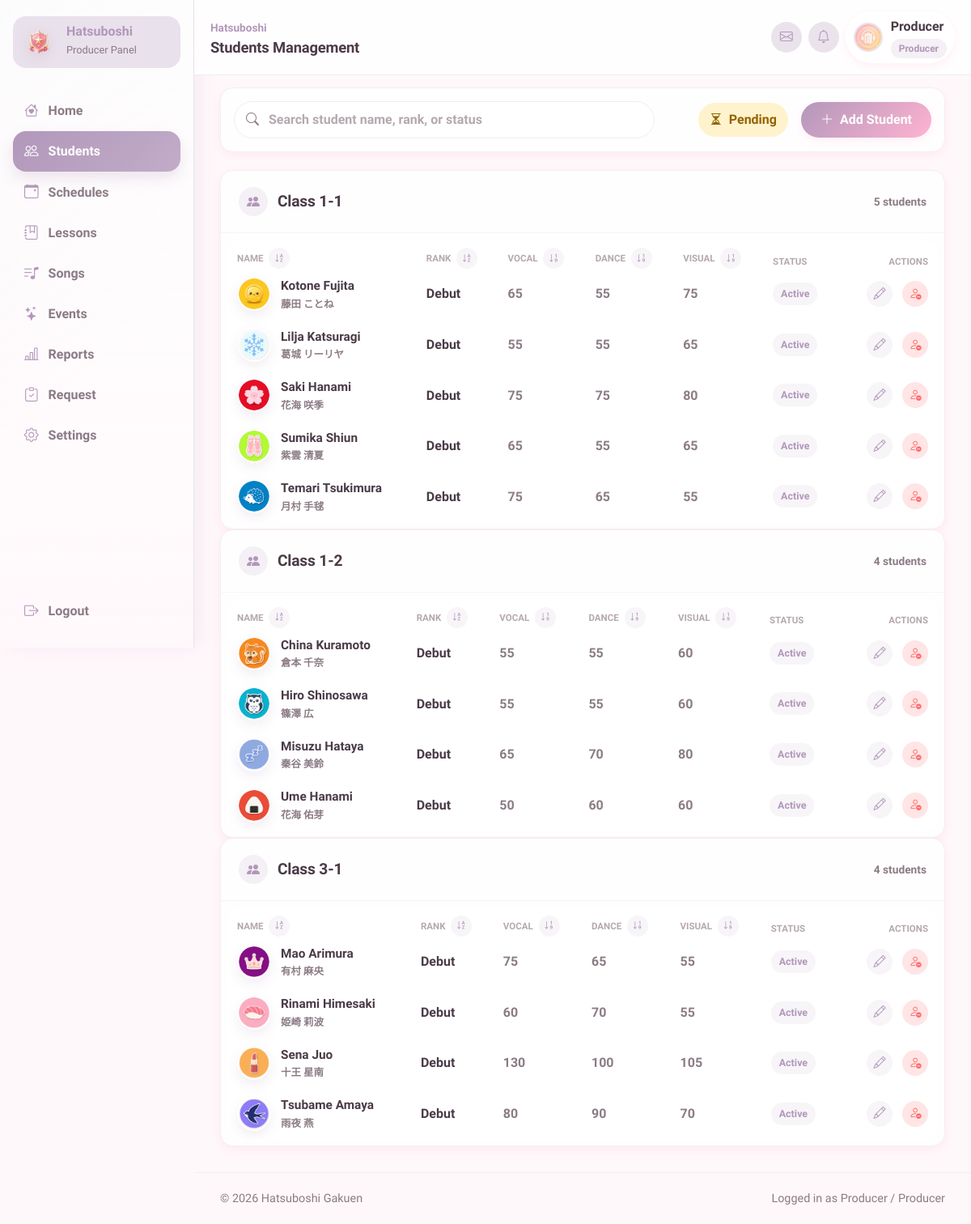
The app's page /producer/students.php (signed in) with its own data.
### tables this page shows
CREATE TABLE `students` (
  `id` int(11) NOT NULL AUTO_INCREMENT,
  `user_id` int(11) NOT NULL,
  `name` varchar(100) NOT NULL,
  `name_jp` varchar(100) DEFAULT NULL,
  `birthday` date DEFAULT NULL,
  `zodiac` varchar(30) DEFAULT NULL,
  `blood_type` char(2) DEFAULT NULL,
  `height` int(11) DEFAULT NULL,
  `weight` int(11) DEFAULT NULL,
  `three_size` varchar(20) DEFAULT NULL,
  `hometown` varchar(50) DEFAULT NULL,
  `hobbies` text DEFAULT NULL,
  `special_skill` text DEFAULT NULL,
  `school_year` varchar(20) DEFAULT NULL,
  `rank` varchar(10) GENERATED ALWAYS AS (case when (`vocal` + `dance` + `visual`) * 2.3 >= 35000 then 'S5' when (`vocal` + `dance` + `visual`) * 2.3 >= 26000 then 'S4' when (`vocal` + `dance` + `visual`) * 2.3 >= 23000 then 'SSS+' when (`vocal` + `dance` + `visual`) * 2.3 >= 20000 then 'SSS' when (`vocal` + `dance` + `visual`) * 2.3 >= 16000 then 'SS' when (`vocal` + `dance` + `visual`) * 2.3 >= 14500 then 'S+' when (`vocal` + `dance` + `visual`) * 2.3 >= 13000 then 'S' when (`vocal` + `dance` + `visual`) * 2.3 >= 12000 then 'A+' when (`vocal` + `dance` + `visual`) * 2.3 >= 11000 then 'A' when (`vocal` + `dance` + `visual`) * 2.3 >= 10000 then 'B+' when (`vocal` + `dance` + `visual`) * 2.3 >= 9000 then 'B' when (`vocal` + `dance` + `visual`) * 2.3 >= 7500 then 'C+' when (`vocal` + `dance` + `visual`) * 2.3 >= 6500 then 'C' when (`vocal` + `dance` + `visual`) * 2.3 >= 5000 then 'D' when (`vocal` + `dance` + `visual`) * 2.3 >= 3000 then 'E' else 'Debut' end) STORED,
  `vocal` int(11) NOT NULL DEFAULT 0,
  `dance` int(11) NOT NULL DEFAULT 0,
  `visual` int(11) NOT NULL DEFAULT 0,
  `bio` text DEFAULT NULL,
  `producer_id` int(11) DEFAULT NULL,
  `producer_status` enum('active','removal_pending','released','unassigned') DEFAULT 'unassigned',
  `created_at` datetime NOT NULL DEFAULT current_timestamp(),
  `updated_at` datetime NOT NULL DEFAULT current_timestamp() ON UPDATE current_timestamp(),
  PRIMARY KEY (`id`),
  UNIQUE KEY `uniq_students_user_id` (`user_id`),
  KEY `idx_students_producer_id` (`producer_id`),
  KEY `idx_students_rank` (`rank`),
  CONSTRAINT `fk_students_producer` FOREIGN KEY (`producer_id`) REFERENCES `users` (`id`) ON DELETE SET NULL ON UPDATE CASCADE,
  CONSTRAINT `fk_students_user` FOREIGN KEY (`user_id`) REFERENCES `users` (`id`) ON DELETE CASCADE ON UPDATE CASCADE
);

CREATE TABLE `users` (
  `id` int(11) NOT NULL AUTO_INCREMENT,
  `username` varchar(50) NOT NULL,
  `password` varchar(255) NOT NULL,
  `role` enum('admin','producer','teacher','student') NOT NULL,
  `avatar` varchar(255) DEFAULT NULL,
  `is_active` tinyint(1) NOT NULL DEFAULT 1,
  `created_at` datetime NOT NULL DEFAULT current_timestamp(),
  `updated_at` datetime NOT NULL DEFAULT current_timestamp() ON UPDATE current_timestamp(),
  `last_login` datetime DEFAULT NULL,
  `theme_primary_color` varchar(20) DEFAULT '#FF6B9D',
  `theme_secondary_color` varchar(20) DEFAULT '#FFB3D1',
  PRIMARY KEY (`id`),
  UNIQUE KEY `uniq_users_username` (`username`),
  KEY `idx_users_role` (`role`),
  KEY `idx_users_is_active` (`is_active`)
);

### producer/students.php (the view, shortened to what this page needs)
<?php
require_once '../config/database.php';
$stmt = $pdo->prepare(
    'SELECT id, username, theme_primary_color, theme_secondary_color
     FROM users
     WHERE id = ?
       AND role = ?
     LIMIT 1'
);
$stmt->execute([$_SESSION['id'], 'producer']);
$producer = $stmt->fetch();
$student_stmt = $pdo->prepare(
    'SELECT
        s.*,
        u.avatar
     FROM students s
     INNER JOIN users u ON u.id = s.user_id
     WHERE s.producer_id = ?
     ORDER BY s.school_year, s.name;'
);
$student_stmt->execute([$producer['id']]);
$student_info = $student_stmt->fetchAll();
$grouped_students = [];
foreach ($student_info as $student) {
    $student_class = $student['school_year'] ?: 'Unassigned Class';
    $grouped_students[$student_class][] = $student;
}
require_once '../includes/header.php';
require_once '../includes/sidebar.php';
?>
<main class="dashboard-main students-main">
    <section class="section-heading students-toolbar">
        <label class="students-search" for="studentSearch">
            <i class="bi bi-search" aria-hidden="true"></i>
            <input type="search" id="studentSearch" placeholder="Search student name, rank, or status">
        </label>
        <button type="button" class="students-pending-button" id="pendingStudentsButton" aria-pressed="false">
            <i class="bi bi-hourglass-split" aria-hidden="true"></i>
            Pending
        </button>
        <a href="/gakumas-sms/producer/student_add.php" class="btn btn-primary students-add-button">
            <i class="bi bi-plus-lg" aria-hidden="true"></i>
            Add Student
        </a>
    </section>
    <section data-producer-students-live-region>
        <?php if (empty($grouped_students)): ?>
            <div class="empty-dashboard-state">
                <strong>No students yet</strong>
                <p>Add a student to start managing your production roster.</p>
            </div>
        <?php else: ?>
            <?php foreach ($grouped_students as $class_name => $students): ?>
                <section class="students-class-section" data-student-class>
                <div class="students-class-heading">
                    <div>
                        <i class="bi bi-people-fill" aria-hidden="true"></i>
                        <h2><?= htmlspecialchars($class_name, ENT_QUOTES, 'UTF-8') ?></h2>
                    </div>
                    <span><?= count($students) ?> student<?= count($students) === 1 ? '' : 's' ?></span>
                </div>
                <div class="students-table-wrap">
                    <table class="table align-middle students-table">
                        <thead>
                            <tr>
                                <th>
                                    Name
                                    <button type="button" class="student-sort-button" data-sort-column="name" data-sort-direction="asc" aria-label="Sort name ascending">
                                        <i class="bi bi-sort-alpha-down" aria-hidden="true"></i>
                                    </button>
                                </th>
                                <th>
                                    Rank
                                    <button type="button" class="student-sort-button" data-sort-column="rank" data-sort-direction="asc" aria-label="Sort rank ascending">
                                        <i class="bi bi-sort-alpha-down" aria-hidden="true"></i>
                                    </button>
                                </th>
                                <th>
                                    Vocal
                                    <button type="button" class="student-sort-button" data-sort-column="vocal" data-sort-direction="asc" aria-label="Sort vocal ascending">
                                        <i class="bi bi-sort-numeric-down" aria-hidden="true"></i>
                                    </button>
                                </th>
                                <th>
                                    Dance
                                    <button type="button" class="student-sort-button" data-sort-column="dance" data-sort-direction="asc" aria-label="Sort dance ascending">
                                        <i class="bi bi-sort-numeric-down" aria-hidden="true"></i>
                                    </button>
                                </th>
                                <th>
                                    Visual
                                    <button type="button" class="student-sort-button" data-sort-column="visual" data-sort-direction="asc" aria-label="Sort visual ascending">
                                        <i class="bi bi-sort-numeric-down" aria-hidden="true"></i>
                                    </button>
                                </th>
                                <th>Status</th>
                                <th class="text-end">Actions</th>
                            </tr>
                        </thead>
                        <tbody>
                            <?php foreach ($students as $student): ?>
                                <?php
                                $student_id = (int) $student['id'];
                                $producer_status = $student['producer_status'] ?? 'active';
                                $producer_status_label = ucwords(str_replace('_', ' ', $producer_status));
                                $profile_avatar = trim((string) ($student['avatar'] ?? ''));
                                if ($profile_avatar !== '') {
                                    $avatar_path = str_replace('\\', '/', $profile_avatar);
                                    if (!str_starts_with($avatar_path, '/') && !preg_match('/^https?:\/\//i', $avatar_path)) {
                                        $avatar_path = '/gakumas-sms/assets/images/avatars/idols/' . rawurlencode($avatar_path);
                                    }
                                } else {
                                    $avatar_path = '/gakumas-sms/assets/images/avatars/default.webp';
                                }
                                $search_text = strtolower(
                                    implode(' ', [
                                        $student['name'] ?? '',
                                        $student['name_jp'] ?? '',
                                        $student['rank'] ?? '',
                                        $producer_status,
                                        $class_name,
                                    ])
                                );
                                ?>
                                <tr class="student-row"
                                    data-student-search="<?= htmlspecialchars($search_text, ENT_QUOTES, 'UTF-8') ?>"
                                    data-student-status="<?= htmlspecialchars($producer_status, ENT_QUOTES, 'UTF-8') ?>">
                                    <td data-sort-value="<?= htmlspecialchars($student['name'], ENT_QUOTES, 'UTF-8') ?>">
                                        <div class="student-name-cell">
                                            <img src="<?= htmlspecialchars($avatar_path, ENT_QUOTES, 'UTF-8') ?>"
                                                alt="<?= htmlspecialchars($student['name'], ENT_QUOTES, 'UTF-8') ?>"
                                                class="student-avatar">
                                            <div>
                                                <strong><?= htmlspecialchars($student['name'], ENT_QUOTES, 'UTF-8') ?></strong>
                                                <?php if (!empty($student['name_jp'])): ?>
                                                    <small lang="ja"><?= htmlspecialchars($student['name_jp'], ENT_QUOTES, 'UTF-8') ?></small>
                                                <?php endif; ?>
                                            </div>
                                        </div>
                                    </td>
                                    <td data-sort-value="<?= htmlspecialchars($student['rank'], ENT_QUOTES, 'UTF-8') ?>"><?= htmlspecialchars($student['rank'], ENT_QUOTES, 'UTF-8') ?></td>
                                    <td data-sort-value="<?= (int) $student['vocal'] ?>"><?= (int) $student['vocal'] ?></td>
                                    <td data-sort-value="<?= (int) $student['dance'] ?>"><?= (int) $student['dance'] ?></td>
                                    <td data-sort-value="<?= (int) $student['visual'] ?>"><?= (int) $student['visual'] ?></td>
                                    <td data-sort-value="<?= htmlspecialchars($producer_status_label, ENT_QUOTES, 'UTF-8') ?>">
                                        <span class="student-status student-status-<?= htmlspecialchars(str_replace('_', '-', $producer_status), ENT_QUOTES, 'UTF-8') ?>">
                                            <?= htmlspecialchars($producer_status_label, ENT_QUOTES, 'UTF-8') ?>
                                        </span>
                                    </td>
                                    <td class="text-end student-actions">
                                        <a href="/gakumas-sms/producer/student_edit.php?id=<?= $student_id ?>" aria-label="Edit <?= htmlspecialchars($student['name'], ENT_QUOTES, 'UTF-8') ?>">
                                            <i class="bi bi-pencil" aria-hidden="true"></i>
                                        </a>
                                        <?php if ($producer_status === 'removal_pending'): ?>
                                            <span class="student-action-pending" aria-label="Removal pending for <?= htmlspecialchars($student['name'], ENT_QUOTES, 'UTF-8') ?>" title="Removal Pending">
                                                <i class="bi bi-hourglass-split" aria-hidden="true"></i>
                                            </span>
                                        <?php else: ?>
                                            <form method="post" action="/gakumas-sms/producer/student_delete.php" class="student-release-form">
                                                <button
                                                    type="submit"
                                                    class="student-action-link danger"
                                                    aria-label="Request release for <?= htmlspecialchars($student['name'], ENT_QUOTES, 'UTF-8') ?>"
                                                    title="Request release"
                                                    data-release-request-button
                                                >
                                                    <i class="bi bi-person-dash" aria-hidden="true"></i>
                                                </button>
                                            </form>
                                        <?php endif; ?>
                                    </td>
                                </tr>
                            <?php endforeach; ?>
                        </tbody>
                    </table>
                </div>
                </section>
            <?php endforeach; ?>
        <?php endif; ?>
    </section>
</main>
<?php require_once '../includes/footer.php'; ?>

### assets/css/theme.css (style rules this page uses)
:root { --primary-pink: #FF6B9D; --primary-pink-light: #FFB3D1; --primary-pink-pale: #FFF0F5; --accent-gold: #FFD700; --vocal-color: #FF6B9D; --dance-color: #6BB6FF; --visual-color: #FFD454; --text-primary: #4A3B47; --text-secondary: #8B7B85; --text-muted: #B5A8B0; --bg-page: #FFF8FB; --bg-card: #FFFFFF; --bg-soft: #FFF0F5; --bg-overlay: rgba(255, 240, 245, 0.85); --success: #7DD87D; --warning: #FFAB54; --error: #FF6B6B; --info: #6BB6FF; --primary: var(--primary-pink); --secondary: var(--primary-pink-light); --shadow-soft: 0 4px 12px rgba(255, 107, 157, 0.10); --shadow-medium: 0 6px 20px rgba(255, 107, 157, 0.15); --shadow-strong: 0 10px 30px rgba(255, 107, 157, 0.20); --radius-sm: 8px; --radius-md: 16px; --radius-lg: 24px; --radius-pill: 9999px; --space-1: 4px; --space-2: 8px; --space-3: 12px; --space-4: 16px; --space-5: 24px; --space-6: 32px; --space-7: 48px; --transition: 0.2s ease; }
body { font-family: 'M PLUS Rounded 1c', 'Quicksand', sans-serif; background: var(--bg-page); color: var(--text-primary); line-height: 1.6; -webkit-font-smoothing: antialiased; -moz-osx-font-smoothing: grayscale; }
h1, h2, h3, h4, h5, h6 { font-family: 'M PLUS Rounded 1c', sans-serif; font-weight: 700; color: var(--text-primary); letter-spacing: -0.01em; }
h2 { font-size: 1.625rem; margin-bottom: var(--space-4); }
a { color: var(--primary); text-decoration: none; transition: color var(--transition); }
.btn-primary { background: linear-gradient(135deg, var(--primary), var(--primary-pink-light)); border: none; color: white; font-weight: 500; padding: 10px 24px; border-radius: var(--radius-pill); box-shadow: var(--shadow-soft); transition: transform var(--transition), box-shadow var(--transition); }
.table { background: var(--bg-card); border-radius: var(--radius-md); overflow: hidden; }
.table thead { background: var(--primary-pink-pale); }
.table thead th { color: var(--primary); font-weight: 700; border: none; }

### assets/css/pages/dashboard.css (style rules this page uses)
.dashboard-main { margin-left: 240px; padding: 108px 32px 32px; }
.section-heading { display: flex; align-items: flex-start; justify-content: space-between; gap: 16px; margin-bottom: 18px; }

### records on screen
students: user+name (picture), name "Kotone Fujita", name_jp "藤田 ことね", rank "Debut", vocal "65", dance "55", visual "75", producer_status "Active"
students: user+name (picture), name "Lilja Katsuragi", name_jp "葛城 リーリヤ", rank "Debut", vocal "55", dance "55", visual "65", producer_status "Active"
students: user+name (picture), name "Saki Hanami", name_jp "花海 咲季", rank "Debut", vocal "75", dance "75", visual "80", producer_status "Active"
students: user+name (picture), name "Sumika Shiun", name_jp "紫雲 清夏", rank "Debut", vocal "65", dance "55", visual "65", producer_status "Active"
students: user+name (picture), name "Temari Tsukimura", name_jp "月村 手毬", rank "Debut", vocal "75", dance "65", visual "55", producer_status "Active"
students: user+name (picture), name "China Kuramoto", name_jp "倉本 千奈", rank "Debut", vocal "55", dance "55", visual "60", producer_status "Active"
students: user+name (picture), name "Hiro Shinosawa", name_jp "篠澤 広", rank "Debut", vocal "55", dance "55", visual "60", producer_status "Active"
students: user+name (picture), name "Misuzu Hataya", name_jp "秦谷 美鈴", rank "Debut", vocal "65", dance "70", visual "80", producer_status "Active"
students: user+name (picture), name "Ume Hanami", name_jp "花海 佑芽", rank "Debut", vocal "50", dance "60", visual "60", producer_status "Active"
students: user+name (picture), name "Mao Arimura", name_jp "有村 麻央", rank "Debut", vocal "75", dance "65", visual "55", producer_status "Active"
students: user+name (picture), name "Rinami Himesaki", name_jp "姫崎 莉波", rank "Debut", vocal "60", dance "70", visual "55", producer_status "Active"
students: user+name (picture), name "Sena Juo", name_jp "十王 星南", rank "Debut", vocal "130", dance "100", visual "105", producer_status "Active"
students: user+name (picture), name "Tsubame Amaya", name_jp "雨夜 燕", rank "Debut", vocal "80", dance "90", visual "70", producer_status "Active"

### other values on screen
$page_title "Students Management"
$username "Producer"
$role_label "Producer"
$panel_label "Producer Panel"
$item['label'] "Home"
$item['label'] "Students"
$item['label'] "Schedules"
$item['label'] "Lessons"
$item['label'] "Songs"
$item['label'] "Events"
$item['label'] "Reports"
$item['label'] "Request"
$item['label'] "Settings"
$class_name "Class 1-1"
count($students) "5"
